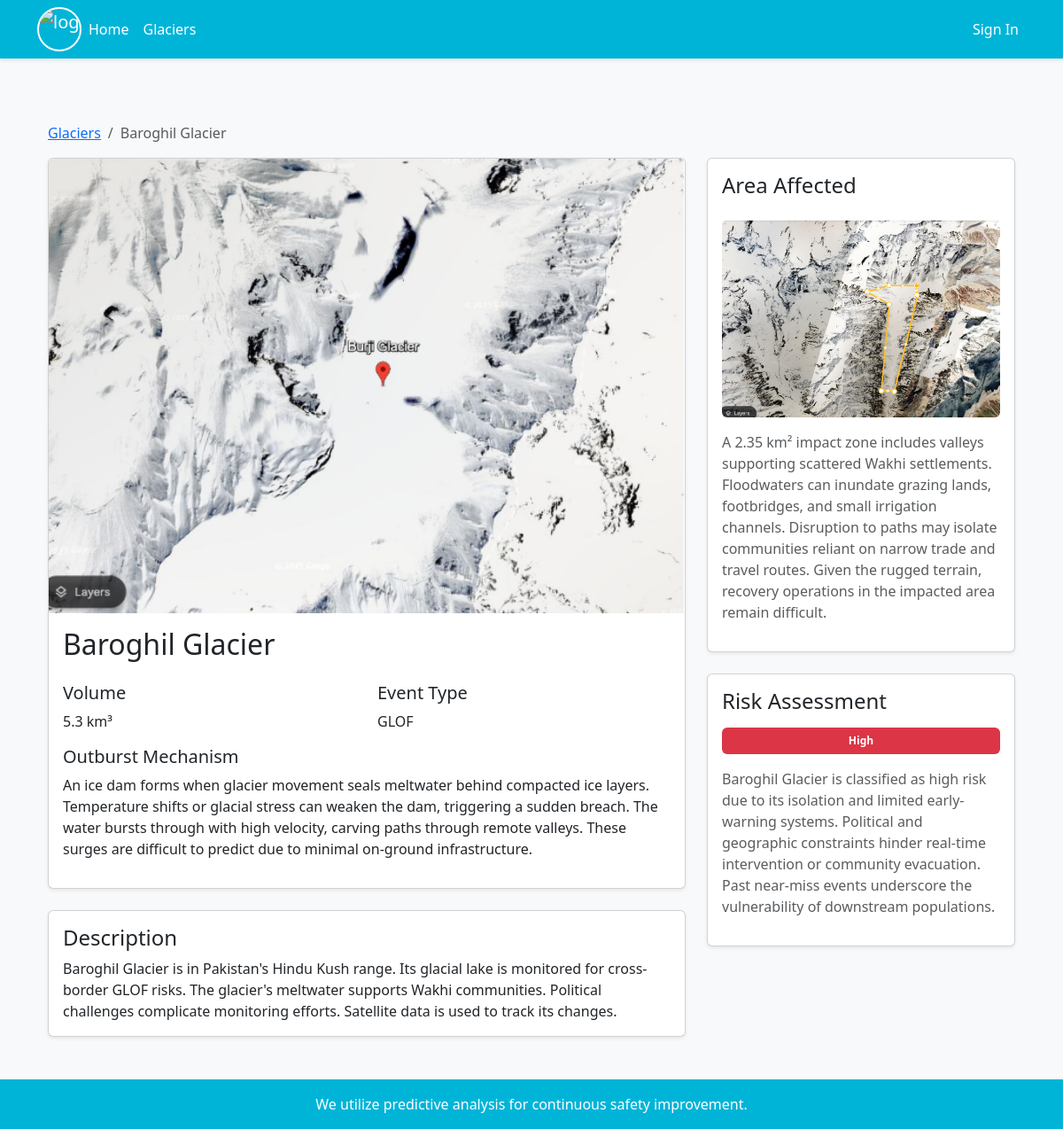
Screenshot of /glaciers/27/ with the database file from the repository.
### glaciers/models.py (models this page shows, shortened)
class Glacier(models.Model):
    RISK_LEVELS = [
        ('low', 'Low'),
        ('medium', 'Medium'),
        ('high', 'High'),
        ('critical', 'Critical'),
    ]
    name = models.CharField(max_length=200)
    volume = models.FloatField(validators=[MinValueValidator(0.0)])
    image = models.ImageField(upload_to='glacier_images/')
    description = models.TextField()
    event_type = models.CharField(max_length=100)
    outburst_mechanism = models.TextField()
    area_map = models.ImageField(upload_to='area_maps/')
    area_description = models.TextField()
    risk_level = models.CharField(max_length=20, choices=RISK_LEVELS)
    risk_description = models.TextField()
    created_at = models.DateTimeField(auto_now_add=True)
    updated_at = models.DateTimeField(auto_now=True)
    @property
    def risk_level_color(self):
        return {
            'low': 'success',
            'medium': 'warning',
            'high': 'danger',
            'critical': 'dark',
        }[self.risk_level]
    @property
    def risk_percentage(self):
        return {
            'low': 25,
            'medium': 50,
            'high': 75,
            'critical': 100,
        }[self.risk_level]
    class Meta:
        ordering = ['-created_at']

### glaciers/views.py (the view)
# urls.py: path('glaciers/<int:pk>/', views.glacier_detail, name='glacier_detail'),
def glacier_detail(request, pk):
    glacier = get_object_or_404(Glacier, pk=pk)
    return render(request, 'glacier_detail.html', {'glacier': glacier})

### templates/glacier_detail.html (shortened to what this page needs)
{% extends "base.html" %}
{% load static %}
{% block content %}
<div class="container py-5">
    <nav aria-label="breadcrumb">
        <ol class="breadcrumb">
            <li class="breadcrumb-item"><a href="{% url 'glaciers:glacier_list' %}">Glaciers</a></li>
            <li class="breadcrumb-item active">{{ glacier.name }}</li>
        </ol>
    </nav>
    <div class="row">
        <div class="col-lg-8">
            <div class="card shadow-sm">
                <img src="{{ glacier.image.url }}" class="card-img-top" alt="{{ glacier.name }}">
                <div class="card-body">
                    <h1 class="card-title h2">{{ glacier.name }}</h1>
                    <div class="row mt-4">
                        <div class="col-md-6">
                            <h5>Volume</h5>
                            <p>{{ glacier.volume }} km³</p>
                        </div>
                        <div class="col-md-6">
                            <h5>Event Type</h5>
                            <p>{{ glacier.event_type }}</p>
                        </div>
                        <div class="col-12">
                            <h5>Outburst Mechanism</h5>
                            <p>{{ glacier.outburst_mechanism }}</p>
                        </div>
                    </div>
                </div>
            </div>
            <div class="card shadow-sm mt-4">
                <div class="card-body">
                    <h2 class="h4">Description</h2>
                    <p class="card-text">{{ glacier.description }}</p>
                </div>
            </div>
        </div>
        <div class="col-lg-4">
            <div class="card shadow-sm">
                <div class="card-body">
                    <h2 class="h4 mb-4">Area Affected</h2>
                    <img src="{{ glacier.area_map.url }}" class="img-fluid rounded mb-3" alt="Area Map">
                    <p class="text-muted">{{ glacier.area_description }}</p>
                </div>
            </div>
            <div class="card shadow-sm mt-4">
                <div class="card-body">
                    <h2 class="h4 mb-3">Risk Assessment</h2>
                    <div class="progress mb-3" style="height: 30px;">
                        <div class="progress-bar bg-{{ glacier.risk_level_color }} d-flex align-items-center justify-content-center"
                             role="progressbar"
                             style="width: 100%;"
                             aria-valuenow="{{ glacier.risk_percentage }}"
                             aria-valuemin="0"
                             aria-valuemax="100">
                            <span class="text-white fw-bold">{{ glacier.risk_level|title }}</span>
                        </div>
                    </div>
                    <p class="text-muted">{{ glacier.risk_description }}</p>
                </div>
            </div>
        </div>
    </div>
</div>
{% endblock %}

### templates/base.html (style rules this page uses)
:root { --primary-color: #00b4d8; --secondary-color: #0077b6; --background-color: #f8f9fa; }
body { background-color: var(--background-color); font-family: 'Segoe UI', Tahoma, Geneva, Verdana, sans-serif; }

### rows the page displays
Glacier: name "Baroghil Glacier", image (picture), volume "5.3", event_type "GLOF", outburst_mechanism "An ice dam forms when glacier movement seals meltwater behind compacted ice layers. Temperature shifts or glacial stress can weaken the dam, triggering a sudden breach. The water bursts through with high velocity, carving paths through remote valleys. These surges are difficult to predict due to minimal on-ground infrastructure.", description "Baroghil Glacier is in Pakistan's Hindu Kush range. Its glacial lake is monitored for cross-border GLOF risks. The glacier's meltwater supports Wakhi communities. Political challenges complicate monitoring efforts. Satellite data is used to track its changes.", area_map (picture), area_description "A 2.35 km² impact zone includes valleys supporting scattered Wakhi settlements. Floodwaters can inundate grazing lands, footbridges, and small irrigation channels. Disruption to paths may isolate communities reliant on narrow trade and travel routes. Given the rugged terrain, recovery operations in the impacted area remain difficult.", risk_level "High", risk_description "Baroghil Glacier is classified as high risk due to its isolation and limited early-warning systems. Political and geographic constraints hinder real-time intervention or community evacuation. Past near-miss events underscore the vulnerability of downstream populations."
